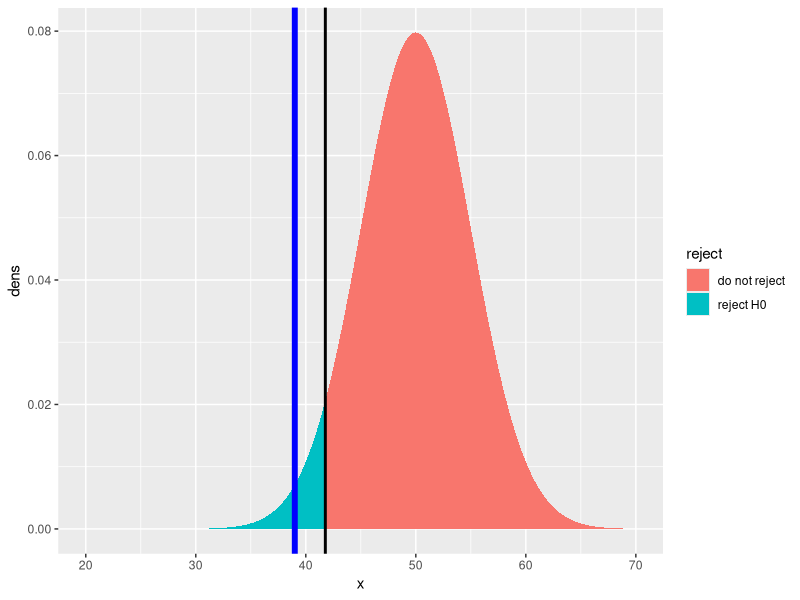
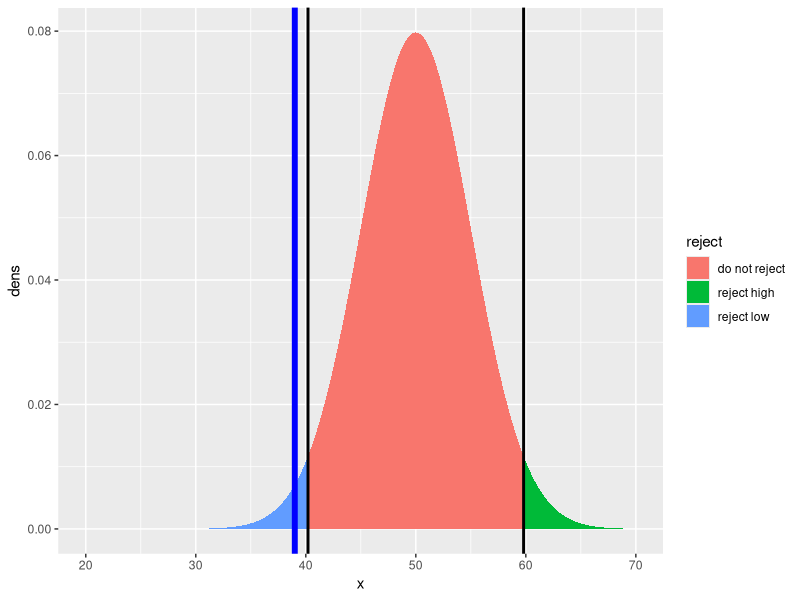
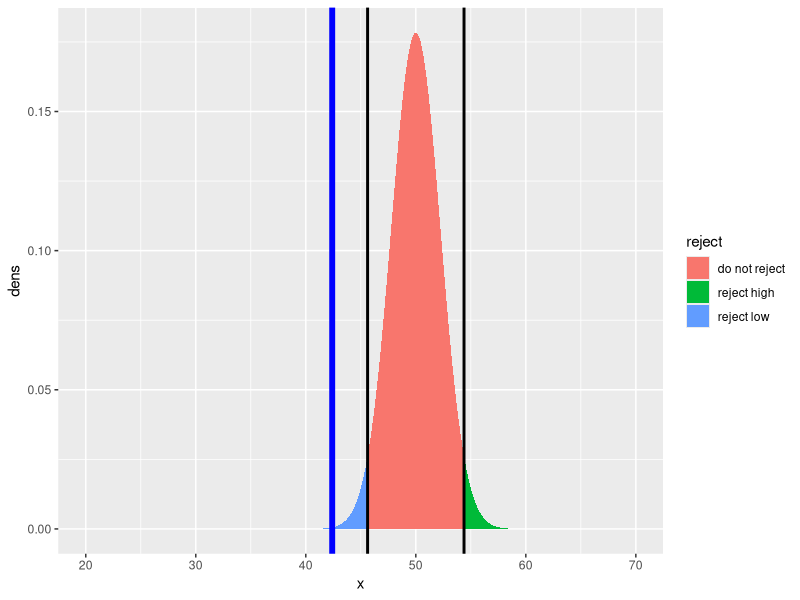
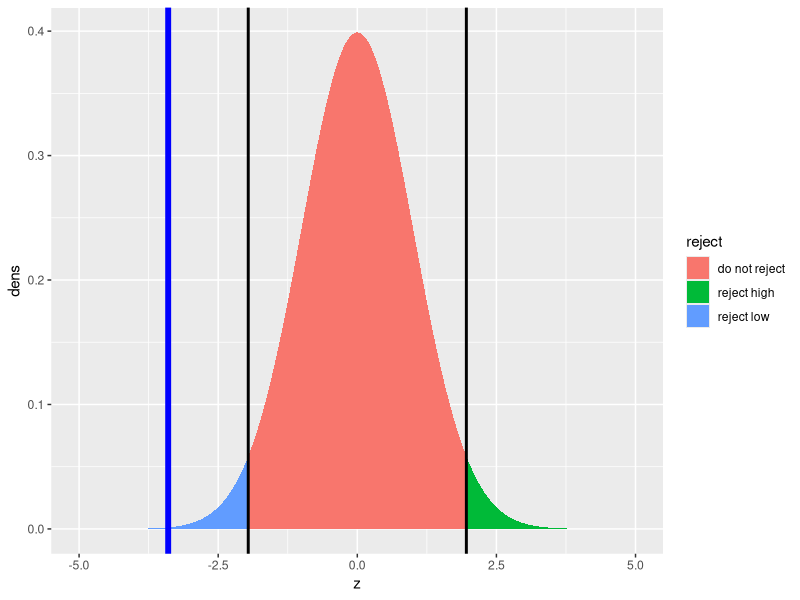
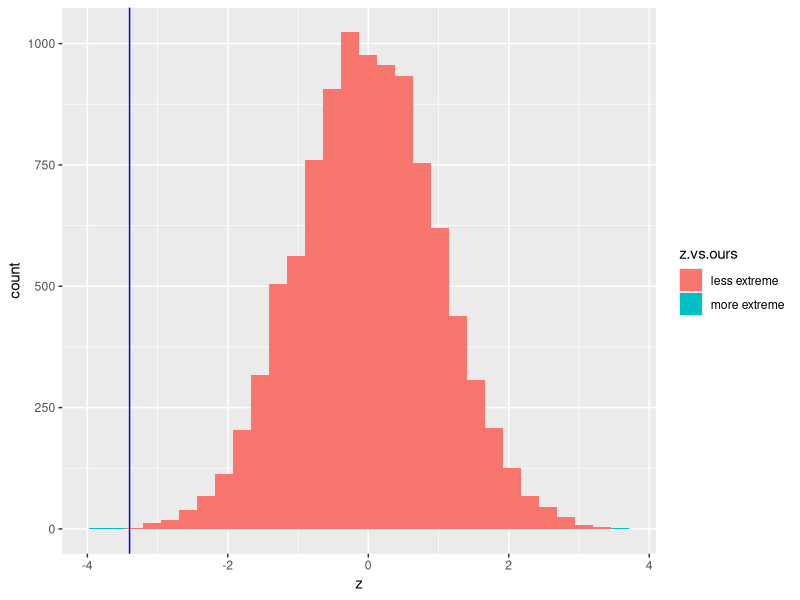
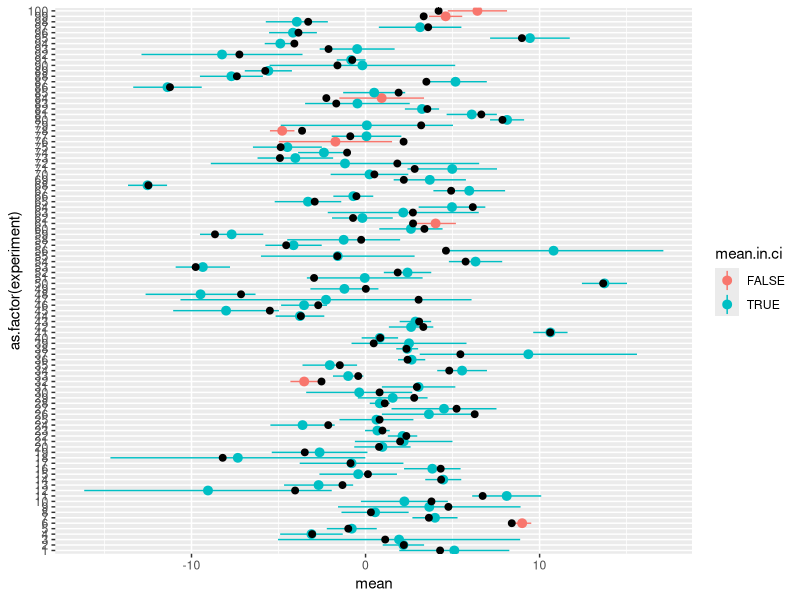

These charts were generated, in order, by the following R code:
## ---- chunk 1
gage = 39
H0.mu = 50
H0.sd = 5
alpha = 0.05

# Calculate a critical score such that p(score <= crit.score | H0) = alpha
crit.score = qnorm(alpha, H0.mu, H0.sd)

# plot things.
library(ggplot2)
xs = seq(20,70,by=0.1)
ggplot(data.frame(x = xs, 
                  dens = dnorm(xs, H0.mu, H0.sd), 
                  reject=ifelse(xs <= crit.score, "reject H0", "do not reject")),
       aes(x=x, y=dens, fill=reject))+geom_ribbon(aes(ymin=0, ymax=dens))+
  geom_vline(xintercept=gage, size=2, color="blue")+
  geom_vline(xintercept=crit.score, size=1, color="black")
## ---- chunk 2
# see if gage's score is lower than the critical score:
gage < crit.score

# calculte p-value for gage's score by evaluating P(score <= gage | H0)
p.value = pnorm(gage, H0.mu, H0.sd)
p.value

# compare p.value to alpha
p.value < alpha
## ---- chunk 3
gage = 39
H0.mu = 50
H0.sd = 5
alpha = 0.05

# Calculate a critical score such that p(score <= crit.score | H0) = alpha
low.crit = qnorm(alpha/2, H0.mu, H0.sd)
high.crit = qnorm((1-alpha/2), H0.mu, H0.sd)


# plot things.
ggplot(data.frame(x = xs, 
                  dens = dnorm(xs, H0.mu, H0.sd), 
                  reject=ifelse(xs<=low.crit, "reject low", ifelse(xs>=high.crit, "reject high", "do not reject"))),
       aes(x=x, y=dens, fill=reject, group=reject))+geom_ribbon(aes(ymin=0, ymax=dens))+
  geom_vline(xintercept=gage, size=2, color="blue")+
  geom_vline(xintercept=low.crit, size=1, color="black")+
  geom_vline(xintercept=high.crit, size=1, color="black")
## ---- chunk 4
# see if gage's score is lower than the low critical score, or higher than the high critical score.
gage <= low.crit | gage >= high.crit

# calculte p-value for gage's score by taking the minimum of the lower and upper tails, and multiplying by 2 (to get symmetric 2-tailed p-value)
p.value.low = pnorm(gage, H0.mu, H0.sd)
p.value.high = 1-pnorm(gage, H0.mu, H0.sd)
p.value = 2*min(p.value.low, p.value.high)
p.value

# compare p.value to alpha
p.value <= alpha
## ---- chunk 5
gages = c(39, 44, 38, 40, 51)
H0.mu = 50
H0.sd = 5
alpha = 0.05

# Calculate sample statistics: mean, and n
n = length(gages)
x.bar = mean(gages)

# Calculate mean and sd of sampling distribution of the sample mean under null
H0.xbar.mu = H0.mu
H0.xbar.sd = H0.sd/sqrt(n)

# Calculate a critical score such that p(score <= crit.score | H0) = alpha
low.crit = qnorm(alpha/2, H0.xbar.mu, H0.xbar.sd)
high.crit = qnorm((1-alpha/2), H0.xbar.mu, H0.xbar.sd)

# plot things.
ggplot(data.frame(x = xs, 
                  dens = dnorm(xs, H0.xbar.mu, H0.xbar.sd), 
                  reject=ifelse(xs<=low.crit, "reject low", ifelse(xs>=high.crit, "reject high", "do not reject"))),
       aes(x=x, y=dens, fill=reject, group=reject))+geom_ribbon(aes(ymin=0, ymax=dens))+
  geom_vline(xintercept=x.bar, size=2, color="blue")+
  geom_vline(xintercept=low.crit, size=1, color="black")+
  geom_vline(xintercept=high.crit, size=1, color="black")
## ---- chunk 6
# see if mean score of gages is lower than the low critical score, or higher than the high critical score.
x.bar <= low.crit | x.bar >= high.crit

# calculte p-value for mean score of gages by taking the minimum of the lower and upper tails, and multiplying by 2 (to get symmetric 2-tailed p-value)
p.value.low = pnorm(x.bar, H0.xbar.mu, H0.xbar.sd)
p.value.high = 1-pnorm(x.bar, H0.xbar.mu, H0.xbar.sd)
p.value = 2*min(p.value.low, p.value.high)
p.value

# compare p.value to alpha
p.value <= alpha
## ---- chunk 7
gages = c(39, 44, 38, 40, 51)
H0.mu = 50
H0.sd = 5
alpha = 0.05

# Calculate sample statistics: mean, and n
n = length(gages)
x.bar = mean(gages)

# Calculate mean and sd of sampling distribution of the sample mean under null
H0.xbar.mu = H0.mu
H0.xbar.sd = H0.sd/sqrt(n)

Z.xbar = (x.bar - H0.xbar.mu)/H0.xbar.sd
H0.z.mu = 0   # we worked this out earlier: z scores ~ Normal(0,1)
H0.z.sd = 1

# Calculate a critical score such that p(score <= crit.score | H0) = alpha
low.crit = qnorm(alpha/2, H0.z.mu, H0.z.sd)
high.crit = qnorm((1-alpha/2), H0.z.mu, H0.z.sd)

# plot things.
zs = seq(-5,5,by=0.01)
ggplot(data.frame(z = zs, 
                  dens = dnorm(zs, H0.z.mu, H0.z.sd), 
                  reject=ifelse(zs<=low.crit, "reject low", ifelse(zs>=high.crit, "reject high", "do not reject"))),
       aes(x=z, y=dens, fill=reject, group=reject))+geom_ribbon(aes(ymin=0, ymax=dens))+
  geom_vline(xintercept=Z.xbar, size=2, color="blue")+
  geom_vline(xintercept=low.crit, size=1, color="black")+
  geom_vline(xintercept=high.crit, size=1, color="black")
## ---- chunk 8
# see if z-score of mean score of gages is lower than the low critical z-score, or higher than the high critical z-score.
Z.xbar <= low.crit | x.bar >= high.crit

# calculte p-value for z-score of mean score of gages by taking the minimum of the lower and upper tails, and multiplying by 2 (to get symmetric 2-tailed p-value)
p.value.low = pnorm(Z.xbar, H0.z.mu, H0.z.sd)
p.value.high = 1-pnorm(Z.xbar, H0.z.mu, H0.z.sd)
p.value = 2*min(p.value.low, p.value.high)
p.value

# compare p.value to alpha
p.value <= alpha
## ---- chunk 9
# Check for significance by comparing absolute z score to critical z-score
abs.crit = abs(qnorm(alpha/2))
abs(Z.xbar) >= abs.crit 

# Calculate (2-tailed) p-value using absolute z-score
p.value = 2*(1-pnorm(abs(Z.xbar)))
p.value

# Check for significance by comparing p.value to alpha
p.value <= alpha
## ---- chunk 10
low.z.crit = qnorm(0.025, 0, 1)
high.z.crit = qnorm(1-0.025, 0, 1)
c(low.z.crit, high.z.crit)
## ---- chunk 11
x.bar = mean(gages)
sd.xbar = H0.sd/sqrt(length(gages))
xbar.range = c(low.z.crit, high.z.crit)*sd.xbar + x.bar
xbar.range
## ---- chunk 12
q = 0.95 # desired confidence interval
z.crit = abs(qnorm((1-q)/2, 0, 1))
xbar.range = x.bar + c(-1, 1)*z.crit*sd.xbar
## ---- chunk 13
gages = c(39, 44, 38, 40, 51)
H0.mu = 50
H0.sd = 5

# A function to calculate the z statistic for a sample mean given H0 mean and sd
z.stat = function(sample){(mean(sample)-H0.mu)/(H0.sd/sqrt(length(sample)))}

# our z statistic.
(our.z.stat = z.stat(gages))

# a function to sample n data points from the H0 distribution
sample.from.H0 = function(n){rnorm(n,H0.mu,H0.sd)}

# one sample of the same size as ours from the H0 distribution
(one.H0.sample = sample.from.H0(length(gages)))

# the z-statistic for the H0 sample.
(one.H0.z.stat = z.stat(one.H0.sample))

# sample lots of z statistics from the H0 distribution
many.H0.z.stats = replicate(10000, z.stat(sample.from.H0(length(gages))))

# show a histogram of these H0-sampled z statistics.
ggplot(data.frame(z = many.H0.z.stats, 
                  z.vs.ours=ifelse(abs(many.H0.z.stats)>=abs(our.z.stat),
                                   "more extreme", 
                                   "less extreme")), 
       aes(x=z, fill=z.vs.ours))+
  geom_histogram()+
  geom_vline(xintercept=our.z.stat, color="blue")

# our p value calculated by asking what fraction of H0-sampled z-statistics 
# are larger than ours (in absolute value)
(p.value = sum(abs(many.H0.z.stats)>=abs(our.z.stat))/length(many.H0.z.stats))
## ---- chunk 14
# a function to get the critical z value for a 100q% interval
z.crit = function(q){abs(qnorm((1-q)/2))}
# a function to calculate the standard error of the mean for a given
# sample and null hypothesis sd.
sem = function(x,H0.sd){H0.sd/sqrt(length(x))}

# a function to get the mean and confidence interval (min, max)
get.CI = function(x, q, H0.sd){
  return(
  c("min"=(mean(x)-z.crit(q)*sem(x,H0.sd)),
    "mean"=mean(x),
    "max"=(mean(x)+z.crit(q)*sem(x,H0.sd)))
  )}

# a hypothetical true mean.
true.mean = rnorm(1,0,5)
# a hypothetical true standard deviation
H0.sd = exp(rnorm(1,1,0.5))
# a hypothetical sample size:
n = rgeom(1,0.2)+2

# a hypothetical sample of size n from this "true distribution"
x = rnorm(n,true.mean,H0.sd)
# the sample mean and 90% confidence interval for this sample
(ci = get.CI(x, 0.9, H0.sd))
## ---- chunk 15
# let's define a function to tell us whether the true mean is inside the confidence interval
mean.in.ci = function(true.mean, ci){
  ci['min'] <= true.mean & true.mean <= ci['max']
}

# is the true mean inside the confidence interval? (ignore the vector name "min" carryover)
(mean.in.ci(true.mean, ci))
## ---- chunk 16
# Now let's consider many different true populations, samples from them, and the resulting CI
results = data.frame()
for(i in 1:100){
  true.mean = rnorm(1,0,5)
  H0.sd = exp(rnorm(1,1,0.5))
  n = rgeom(1,0.2)+2
  x = rnorm(n,true.mean,H0.sd)
  ci = get.CI(x, 0.9, H0.sd)
  results = rbind(results, 
                  data.frame("experiment" = i,
                             "mean"=ci['mean'],
                             "ci.min"=ci['min'],
                             "ci.max"=ci['max'],
                             "true.mean"=true.mean,
                            "mean.in.ci"=mean.in.ci(true.mean, ci)))
}

ggplot(results, aes(x=as.factor(experiment), 
                    y=mean, 
                    ymin=ci.min, 
                    ymax=ci.max, 
                    color=mean.in.ci))+
  geom_pointrange()+
  geom_point(aes(y=true.mean), size=2, color="black")+
  coord_flip()
## ---- chunk 17
# fraction of confidence intervals that include the true mean
(sum(results$mean.in.ci)/nrow(results))
